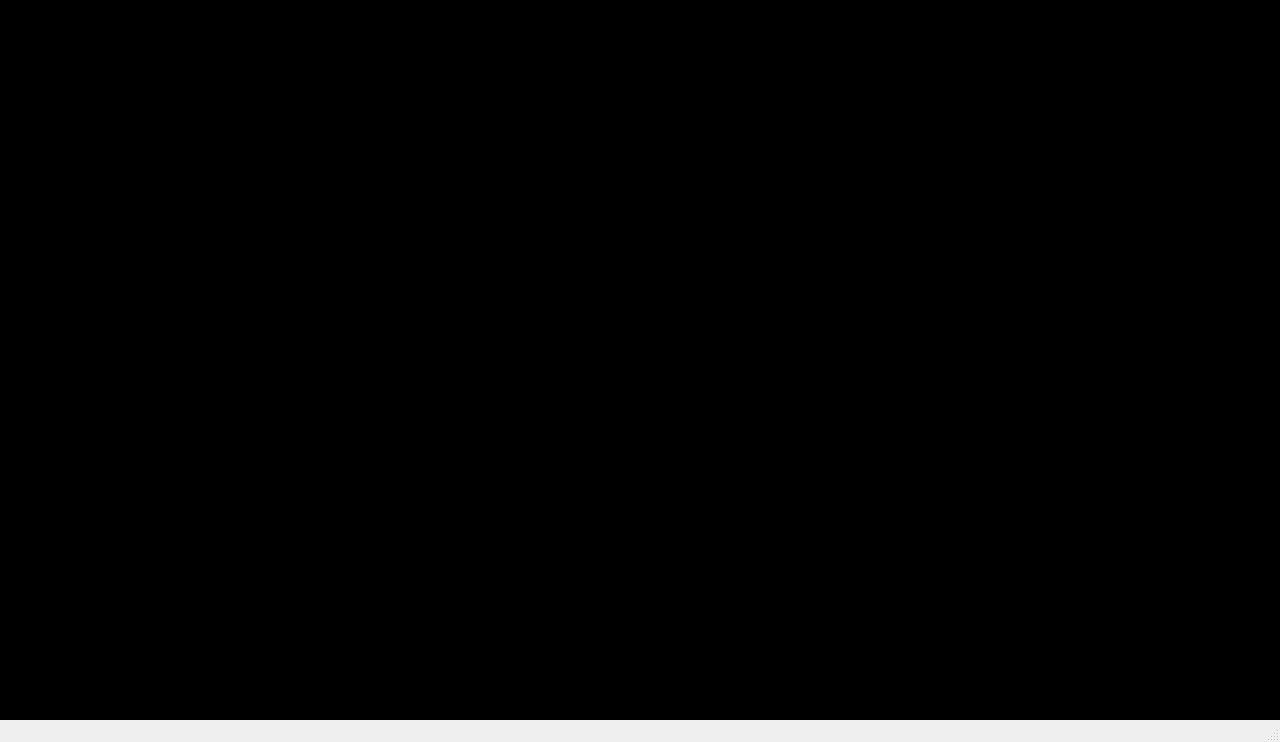
<?xml version="1.0" encoding="UTF-8"?>
<ui version="4.0">
 <author>IAE</author>
 <class>MainWindow</class>
 <widget class="QMainWindow" name="MainWindow">
  <property name="geometry">
   <rect>
    <x>0</x>
    <y>0</y>
    <width>1280</width>
    <height>742</height>
   </rect>
  </property>
  <property name="font">
   <font>
    <family>NanumSquare</family>
   </font>
  </property>
  <property name="windowTitle">
   <string/>
  </property>
  <property name="windowIcon">
   <iconset theme="document-save-as">
    <normaloff>../../../../.designer/backup</normaloff>../../../../.designer/backup</iconset>
  </property>
  <property name="toolTip">
   <string/>
  </property>
  <property name="styleSheet">
   <string notr="true"/>
  </property>
  <widget class="QWidget" name="centralwidget">
   <widget class="QWidget" name="widget_frame" native="true">
    <property name="geometry">
     <rect>
      <x>0</x>
      <y>0</y>
      <width>1280</width>
      <height>720</height>
     </rect>
    </property>
    <property name="font">
     <font>
      <family>Arial</family>
     </font>
    </property>
    <property name="styleSheet">
     <string notr="true">background-color: rgb(0, 0, 0);</string>
    </property>
   </widget>
  </widget>
  <widget class="QStatusBar" name="statusbar"/>
 </widget>
 <resources/>
 <connections/>
 <designerdata>
  <property name="gridDeltaX">
   <number>5</number>
  </property>
  <property name="gridDeltaY">
   <number>5</number>
  </property>
  <property name="gridSnapX">
   <bool>true</bool>
  </property>
  <property name="gridSnapY">
   <bool>true</bool>
  </property>
  <property name="gridVisible">
   <bool>true</bool>
  </property>
 </designerdata>
</ui>
